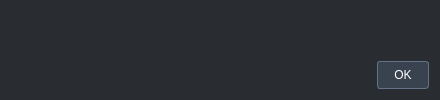
<?xml version="1.0" encoding="UTF-8"?>
<ui version="4.0"><class>SceneErrorDialog</class><widget class="QDialog" name="SceneErrorDialog"><property name="windowTitle"><string>场景操作未完成</string></property><property name="minimumSize"><size><width>440</width><height>0</height></size></property><property name="styleSheet"><string>QDialog { background:#292c31; color:#e0e2e6; } QLabel { color:#e0e2e6; } QLineEdit { background:#1d1f23; color:#ffffff; border:1px solid #59616d; border-radius:3px; padding:6px; } QPushButton { background:#39424f; color:#ffffff; border:1px solid #637287; border-radius:3px; padding:6px 16px; } QPushButton:hover { background:#46566b; } QLabel#errorLabel { color:#ffb3b3; }</string></property>
<layout class="QVBoxLayout" name="mainLayout"><item><widget class="QLabel" name="messageLabel"><property name="textFormat"><enum>Qt::PlainText</enum></property><property name="wordWrap"><bool>true</bool></property><property name="text"><string/></property></widget></item><item><widget class="QDialogButtonBox" name="buttonBox"><property name="standardButtons"><set>QDialogButtonBox::Ok</set></property></widget></item></layout></widget><resources/><connections/></ui>
